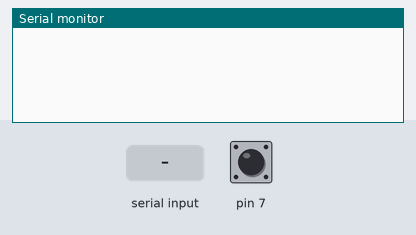
A sketch run on a simulated Arduino Uno, built with avr-gcc and run on an emulated ATmega328P. On the bench: the last lines printed to the serial monitor. The inputs (shaded band) are chosen by the test bench; at power-on: pin 7 HIGH.

Above: at 1.2 s.
1.3 s: pin 7 pulled LOW for 0.15 s
At 2.0 s:
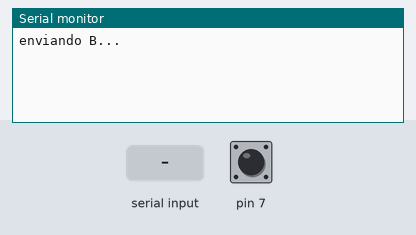
2.9 s: "K\n" received over the second serial link
At 4.0 s:
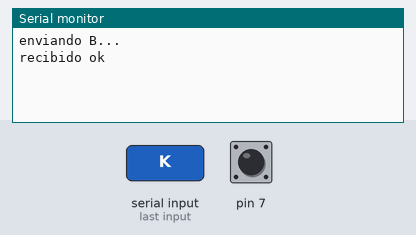

Measured:
- after the input at 1.3 s, the serial monitor: prints a new line at once (image 1)
- after the input at 2.9 s, the serial monitor: prints a new line at once (image 2)

The sketch:

sender_v2.ino
```cpp
#include <SoftwareSerial.h>

SoftwareSerial mySerial(3, 4);  // RX, TX

void setup() {
  Serial.begin(9600);
  mySerial.begin(9600);
  pinMode(7, INPUT_PULLUP);
}

void waitAck() {
  unsigned long t = millis();
  while (millis() - t < 15000) {
    if (mySerial.available()) {
      byte b = mySerial.read();
      if (b == 'K') {
        Serial.println("recibido ok");
        return;
      }
    }
  }
  Serial.println("sin respuesta");
}

void sendB() {
  mySerial.write("B\n");
  Serial.println("enviando B...");
  delay(500);
  while (mySerial.available()) mySerial.read();  // limpia buffer de ruido
  waitAck();
  while (Serial.available()) Serial.read();      // limpia basura Serial tras waitAck
}

void loop() {
  if (Serial.available()) {
    char buffer[10];
    int i = 0;
    while (Serial.available() && i < 9) {
      char c = Serial.read();
      if (c == '\n') break;
      buffer[i++] = c;
    }
    buffer[i] = '\0';
    while (Serial.available()) Serial.read();    // limpia resto del buffer
    if (strcmp(buffer, "send B") == 0) sendB();
  }

  if (digitalRead(7) == LOW) {
    sendB();
    delay(500);
  }

  delay(12);
}
```
